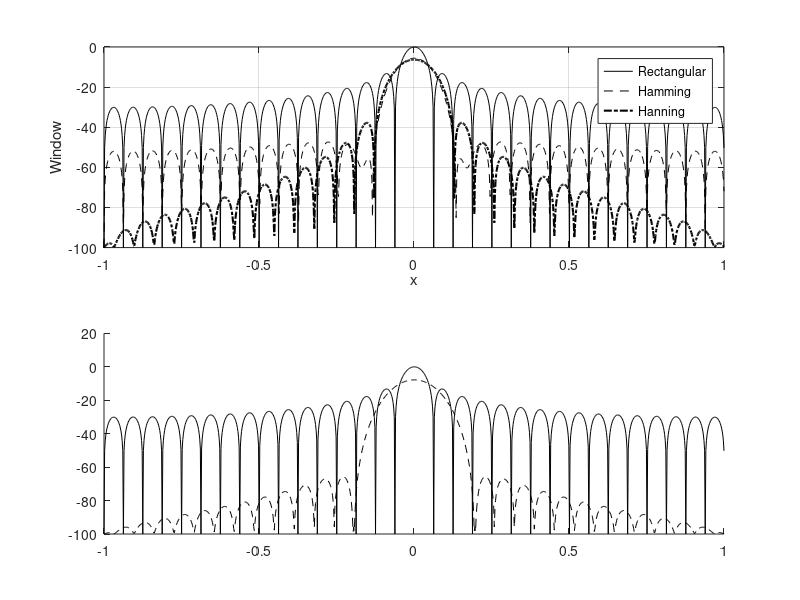

The MATLAB script that drew this image: (Note: this script raises an error after producing the figure.)
% Use this program to reproduce Fig. 15.7 of text
clc
clear all
close all
eps =0.00001;
N = 32;
rect(1:32) = 1;
ham = hamming(32);
han = hanning(32);
blk = blackman(32);
k3 = kaiser(32,3);
k6 = kaiser(32,6);
RECT = 20*log10(abs(fftshift(fft(rect, 1024)))./32 +eps);
HAM = 20*log10(abs(fftshift(fft(ham, 1024)))./32 +eps);
HAN = 20*log10(abs(fftshift(fft(han, 1024)))./32+eps);
BLK = 20*log10(abs(fftshift(fft(blk, 1024)))./32+eps);
K6 = 20*log10(abs(fftshift(fft(k6, 1024)))./32+eps);
x = linspace(-1,1,1024);
figure
subplot(2,1,1)
plot(x,RECT,'k',x,HAM,'k--',x,HAN,'k-.','linewidth',1.5);
xlabel('x')
ylabel('Window')
grid
axis tight
legend('Rectangular','Hamming','Hanning')
subplot(2,1,2)
plot(x,RECT,'k',x,BLK,'k--',x,K6,'K-.','linewidth',1.5)
xlabel('x')
ylabel('Window')
legend('Rectangular','Blackman','Kasier at \beta = 6')
grid
axis tight